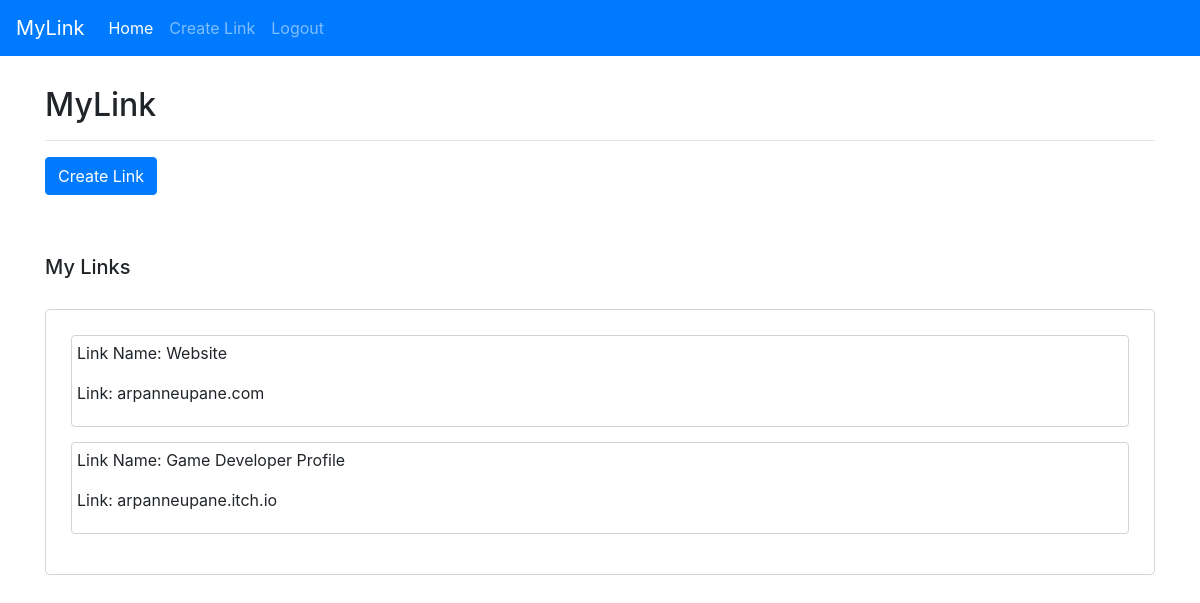
Page /dashboard (signed in) on the earlier database version.
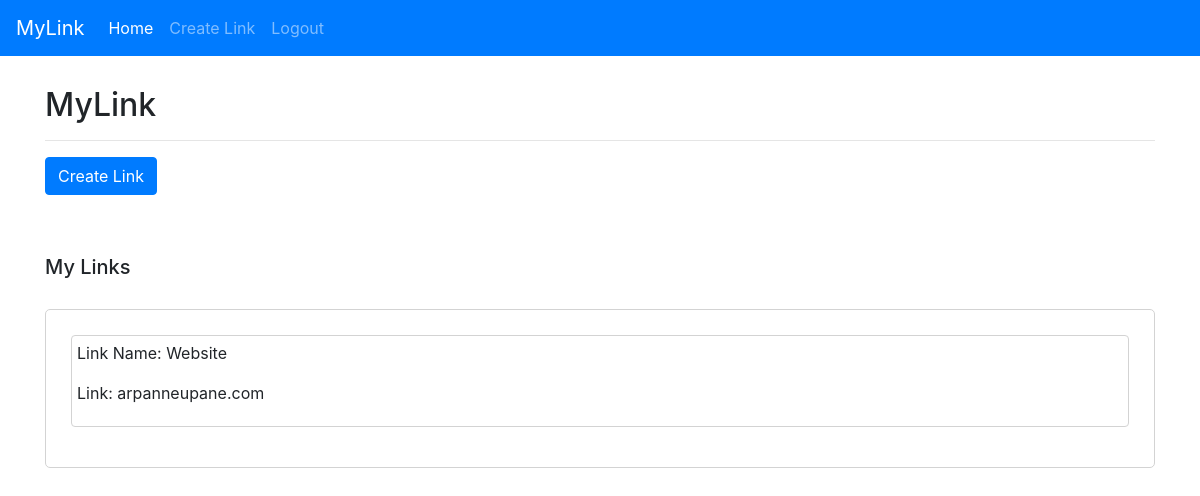
Same page on the later database version.
### app.py (models this page shows)
class Link(db.Model):
    id = db.Column(db.Integer, primary_key=True)
    link = db.Column(db.String(100), nullable=False)
    link_name = db.Column(db.String(50), nullable=False)
    user_id = db.Column(db.Integer, db.ForeignKey('user.id'), nullable=False)

### app.py (the view)
@app.route('/dashboard', methods=['GET', "POST"])
@login_required
def dashboard():
    links = Link.query.filter_by(owner=current_user).all()
    links_total = 0
    for link in links:
        links_total += 1
    return render_template('pages/dashboard.html', title='Dashboard', links=links, links_total=links_total)

### app.py (called while the page is built)
@login_manager.user_loader
def load_user(user_id):
    return User.query.get(int(user_id))

### templates/pages/dashboard.html (shortened to what this page needs)
<!doctype html>
<html lang="en">
<head>
    <link rel="stylesheet" href="https://stackpath.bootstrapcdn.com/bootstrap/4.3.1/css/bootstrap.min.css"
>
</head>
<body>
    <nav class="navbar navbar-expand-lg navbar-dark bg-primary">
        <a class="navbar-brand" href="{{ url_for('dashboard') }}">MyLink</a>
        <div class="collapse navbar-collapse" id="navbarSupportedContent">
            <ul class="navbar-nav mr-auto">
                <li class="nav-item active">
                    <a class="nav-link" href="{{ url_for('dashboard') }}">Home </a>
                </li>
                <li class="nav-item">
                    <a class="nav-link" href="{{ url_for('create_link') }}">Create Link</a>
                </li>
                <li class="nav-item">
                    <a class="nav-link" href="{{ url_for('logout') }}">Logout</a>
                </li>
        </div>
    </nav>
    <div class="container">
        <div class="header">
            <h2>MyLink</h2>
            <hr>
                <a href="{{ url_for('create_link') }}" class="btn btn-primary">Create Link</a>
            </div>
            <div class="my-sites">
                <h5>My Links</h5>
                <div class="all-sites">
                    {% if links_total == 0 %}
                    <p>You don't have any links on your site.</p>
                    {% else %}
                    {% for link in links %}
                    <div class="link">
                        <p>Link Name: {{link.link_name}}</p>
                        <p>Link: {{link.link}}</p>
                    </div>
                    {% endfor %}
                    {% endif %}
                </div>
            </div>
        </div>
</body>
</html>

Differences in the rows shown:
removed Link: link_name "Game Developer Profile", link "arpanneupane.itch.io"
